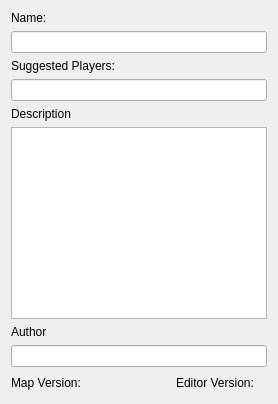
       <widget class="QWidget" name="tab">
        <attribute name="title">
         <string>Description</string>
        </attribute>
        <layout class="QVBoxLayout" name="verticalLayout_2">
         <item>
          <widget class="QLabel" name="label">
           <property name="text">
            <string>Name:</string>
           </property>
          </widget>
         </item>
         <item>
          <widget class="QLineEdit" name="name"/>
         </item>
         <item>
          <widget class="QLabel" name="label_2">
           <property name="text">
            <string>Suggested Players:</string>
           </property>
          </widget>
         </item>
         <item>
          <widget class="QLineEdit" name="suggestedPlayers"/>
         </item>
         <item>
          <widget class="QLabel" name="label_3">
           <property name="text">
            <string>Description</string>
           </property>
          </widget>
         </item>
         <item>
          <widget class="QPlainTextEdit" name="description"/>
         </item>
         <item>
          <widget class="QLabel" name="label_4">
           <property name="text">
            <string>Author</string>
           </property>
          </widget>
         </item>
         <item>
          <widget class="QLineEdit" name="author"/>
         </item>
         <item>
          <layout class="QHBoxLayout" name="horizontalLayout">
           <item>
            <widget class="QLabel" name="label_5">
             <property name="text">
              <string>Map Version:</string>
             </property>
            </widget>
           </item>
           <item>
            <widget class="QLabel" name="mapVersion">
             <property name="text">
              <string/>
             </property>
            </widget>
           </item>
           <item>
            <spacer name="horizontalSpacer">
             <property name="orientation">
              <enum>Qt::Horizontal</enum>
             </property>
             <property name="sizeHint" stdset="0">
              <size>
               <width>40</width>
               <height>20</height>
              </size>
             </property>
            </spacer>
           </item>
           <item>
            <widget class="QLabel" name="label_6">
             <property name="text">
              <string>Editor Version:</string>
             </property>
            </widget>
           </item>
           <item>
            <widget class="QLabel" name="editorVersion">
             <property name="text">
              <string/>
             </property>
            </widget>
           </item>
          </layout>
         </item>
        </layout>
       </widget>
